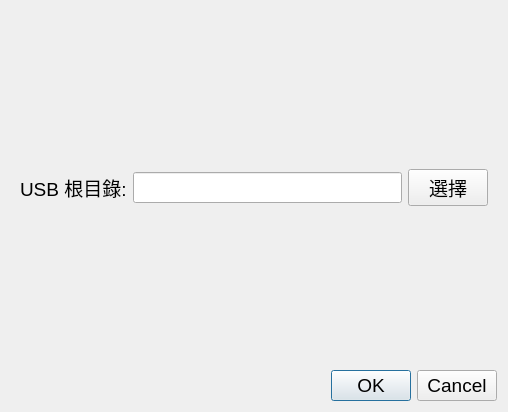
<?xml version="1.0" encoding="UTF-8"?>
<ui version="4.0">
 <class>DialogUploadUsb</class>
 <widget class="QDialog" name="DialogUploadUsb">
  <property name="geometry">
   <rect>
    <x>0</x>
    <y>0</y>
    <width>508</width>
    <height>412</height>
   </rect>
  </property>
  <property name="font">
   <font>
    <pointsize>14</pointsize>
   </font>
  </property>
  <property name="windowTitle">
   <string>Dialog</string>
  </property>
  <layout class="QGridLayout" name="gridLayout_2">
   <item row="0" column="0">
    <widget class="QWidget" name="widget" native="true">
     <layout class="QGridLayout" name="gridLayout">
      <item row="0" column="1">
       <widget class="QLineEdit" name="txUsb"/>
      </item>
      <item row="0" column="0">
       <widget class="QLabel" name="label">
        <property name="text">
         <string>USB 根目錄:</string>
        </property>
       </widget>
      </item>
      <item row="0" column="2">
       <widget class="QPushButton" name="btnSelect">
        <property name="text">
         <string>選擇</string>
        </property>
       </widget>
      </item>
     </layout>
    </widget>
   </item>
   <item row="1" column="0">
    <widget class="QDialogButtonBox" name="buttonBox">
     <property name="orientation">
      <enum>Qt::Horizontal</enum>
     </property>
     <property name="standardButtons">
      <set>QDialogButtonBox::Cancel|QDialogButtonBox::Ok</set>
     </property>
     <property name="centerButtons">
      <bool>false</bool>
     </property>
    </widget>
   </item>
  </layout>
 </widget>
 <resources/>
 <connections>
  <connection>
   <sender>buttonBox</sender>
   <signal>accepted()</signal>
   <receiver>DialogUploadUsb</receiver>
   <slot>accept()</slot>
   <hints>
    <hint type="sourcelabel">
     <x>248</x>
     <y>254</y>
    </hint>
    <hint type="destinationlabel">
     <x>157</x>
     <y>274</y>
    </hint>
   </hints>
  </connection>
  <connection>
   <sender>buttonBox</sender>
   <signal>rejected()</signal>
   <receiver>DialogUploadUsb</receiver>
   <slot>reject()</slot>
   <hints>
    <hint type="sourcelabel">
     <x>316</x>
     <y>260</y>
    </hint>
    <hint type="destinationlabel">
     <x>286</x>
     <y>274</y>
    </hint>
   </hints>
  </connection>
 </connections>
</ui>
